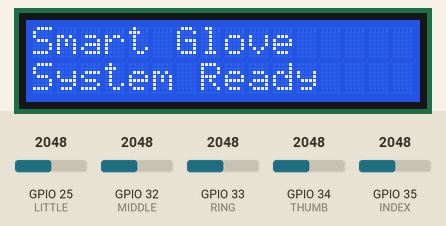
Recording of a sketch running on a simulated ESP32. On the bench: 16×2 character LCD. Inputs (shaded band) come from the test bench; at power-on: GPIO 25 (LITTLE) = 2048, GPIO 32 (MIDDLE) = 2048, GPIO 33 (RING) = 2048, GPIO 34 (THUMB) = 2048, GPIO 35 (INDEX) = 2048. Nothing arrives over Bluetooth unless stated; what the sketch prints to the serial monitor is not drawn.

Above: at 0.1 s.
At 2.2 s:
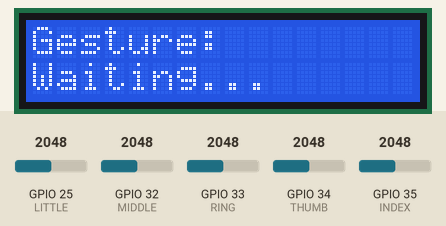

The sketch:

Gesture_to_Voice.ino
```cpp
#include <Wire.h>
#include <LiquidCrystal_I2C.h>
#include "BluetoothSerial.h"

LiquidCrystal_I2C lcd(0x27, 16, 2);
BluetoothSerial SerialBT;

// Flex Sensor Pins
#define THUMB 34
#define INDEX 35
#define MIDDLE 32
#define RING 33
#define LITTLE 25

int thumbValue;
int indexValue;
int middleValue;
int ringValue;
int littleValue;

String message = "";

void setup() {

  Serial.begin(115200);
  SerialBT.begin("SmartGlove");

  lcd.init();
  lcd.backlight();

  lcd.setCursor(0,0);
  lcd.print("Smart Glove");

  lcd.setCursor(0,1);
  lcd.print("System Ready");

  delay(2000);
  lcd.clear();
}

void loop() {

  thumbValue  = analogRead(THUMB);
  indexValue  = analogRead(INDEX);
  middleValue = analogRead(MIDDLE);
  ringValue   = analogRead(RING);
  littleValue = analogRead(LITTLE);

  Serial.print("Thumb: ");
  Serial.print(thumbValue);
  Serial.print(" Index: ");
  Serial.print(indexValue);
  Serial.print(" Middle: ");
  Serial.print(middleValue);
  Serial.print(" Ring: ");
  Serial.print(ringValue);
  Serial.print(" Little: ");
  Serial.println(littleValue);

  // Gesture 1 -> HELLO
  if(indexValue > 2500 && middleValue > 2500 && ringValue > 2500)
  {
    message = "HELLO";
  }

  // Gesture 2 -> HELP
  else if(thumbValue > 2500 && littleValue > 2500)
  {
    message = "HELP";
  }

  // Gesture 3 -> THANK YOU
  else if(indexValue > 2500 && middleValue < 2000)
  {
    message = "THANK YOU";
  }

  // Gesture 4 -> YES
  else if(thumbValue < 2000 && indexValue < 2000)
  {
    message = "YES";
  }

  // Gesture 5 -> NO
  else if(ringValue > 2500 && littleValue > 2500)
  {
    message = "NO";
  }

  else
  {
    message = "Waiting...";
  }

  lcd.clear();
  lcd.setCursor(0,0);
  lcd.print("Gesture:");

  lcd.setCursor(0,1);
  lcd.print(message);

  SerialBT.println(message);

  delay(1000);
}
```
